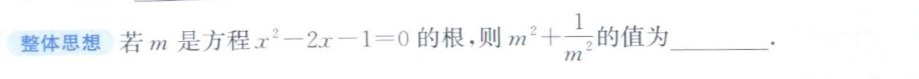
#> input picture data/derived/analysis/coord_evidence/annimg/46006966_10_question_0@page_9_rm2qy8d2.jpg, 919 x 79 px
$ python page_measure.py ../data/derived/analysis/coord_evidence/annimg/46006966_10_question_0@page_9_rm2qy8d2.jpg
#> lines starting #> are read from the running program, lines starting #| are printed output that depends on the picture; after the words box and inside, x2 and y2 are one past the last pixel; in counts of white or black regions, pixels touching at a corner belong together
#!/usr/bin/env python
# -*- coding: utf-8 -*-
"""
tools/page_measure.py — 题目页版面测量（几何行投影为骨架 + OCR 题号贴标签 → 题块框）

为什么不是"OCR 找题号→直接切"（2026-10-27 实测教训）
---------------------------------------------------
p27.jpg 上 OCR 把 Q1 的公式行切成了 5 个碎片（`3` / `的数学表达式是（` / `25`…），
`1.“9/25` 这个题号根本没成为一个 atom；另一处又把页中间的 `9` 误认成题号 9。
所以**不能用 OCR 题号当唯一骨架**。正确做法：

1. 几何：墨迹投影 → 栏 → 行段（rows2 的墨迹比例法），行段带"左缘 x"
2. 语义：OCR 只负责给行贴「题号」标签（能贴上的更可信，贴不上靠结构补）
3. 补漏：把「左缘齐栏（±8px）且不含章节关键词」的行当作题号候选行，
   在已识别锚点之间按序号连续性补号；补不上就标 low_confidence，交人确认

用法
----
    python -I tools/page_measure.py page.jpg [--no-ocr] [--ink-frac 0.01]
输出
----
    data/derived/measure/<stem>.measure.json   行段 + 题块 + 锚点来源
    data/derived/measure/<stem>.contact.json   contact sheet 用的候选框
"""
from __future__ import annotations

import argparse
import json
import re
import sys
from pathlib import Path

import cv2
import numpy as np

if hasattr(sys.stdout, "reconfigure"):
    sys.stdout.reconfigure(encoding="utf-8", errors="replace")

ROOT = Path(__file__).resolve().parents[1]
OUT_DIR = ROOT / "data" / "derived" / "measure"
THRESH = 165
QNUM_RE = re.compile(r"^\s*(\d{1,2})\s*[.．、]")
# 这些行不是题号行（章节/栏目标题、徽标）
SECTION_KW = ("知识点", "基础题", "中档题", "综合题", "易错点", "微专题", "小专题",
              "变式", "章末", "复习", "回顾", "课时", "教材", "考点", "核心素养",
              "专题", "答案", "解析")


def ink_mask(gray: np.ndarray, thresh: int = THRESH) -> np.ndarray:
    return gray < thresh


def column_windows(mask: np.ndarray, min_gap: int = 8) -> list[tuple[int, int]]:
    H, W = mask.shape
    col_ink = mask.sum(axis=0)
    blank = col_ink <= max(2, int(0.005 * H))
    runs, start = [], None
    for i, v in enumerate(blank):
        if v and start is None:
            start = i
        elif not v and start is not None:
            if i - start >= min_gap:
                runs.append((start, i))
            start = None
    if start is not None and len(blank) - start >= min_gap:
        runs.append((start, len(blank)))
    panels, cur = [], 0
    for s, e in runs:
        if s - cur > 40:
            panels.append((cur, s))
        cur = e
    if W - cur > 40:
        panels.append((cur, W))
    return panels


def row_segments(mask: np.ndarray, x1: int, x2: int, y1: int, y2: int,
                 ink_frac: float = 0.01, min_gap: int = 4) -> list[dict]:
    """行段 + 左缘 x（左缘 = 行内第一列有墨的 x）。"""
    sub = mask[y1:y2, x1:x2]
    frac = sub.sum(axis=1) / max(1, x2 - x1)
    flags = frac >= ink_frac
    runs, start = [], None
    for i, v in enumerate(flags):
        if v and start is None:
            start = i
        elif not v and start is not None:
            runs.append([start, i])
            start = None
    if start is not None:
        runs.append([start, len(flags)])
    merged: list[list[int]] = []
    for s, e in runs:
        if merged and s - merged[-1][1] < min_gap:
            merged[-1][1] = e
        else:
            merged.append([s, e])
    out = []
    for s, e in merged:
        band = sub[s:e, :]
        cols = np.where(band.any(axis=0))[0]
        left = int(cols[0]) + x1 if len(cols) else x1
        right = int(cols[-1]) + x1 if len(cols) else x2
        out.append({"y1": s + y1, "y2": e + y1, "left": left, "right": right})
    return out


def ocr_atoms(img_path: Path) -> list[dict]:
    from rapidocr_onnxruntime import RapidOCR
    res, _ = RapidOCR()(str(img_path))
    out = []
    for item in res or []:
        box, text, score = item[0], item[1], float(item[2]) if len(item) > 2 else 0.0
        xs = [p[0] for p in box]
        ys = [p[1] for p in box]
        out.append({"text": str(text), "score": score,
                    "x1": int(min(xs)), "y1": int(min(ys)),
                    "x2": int(max(xs)), "y2": int(max(ys))})
    return out


# [103 lines left out: function build_questions, not called in this run]


def main() -> int:
    ap = argparse.ArgumentParser()
    ap.add_argument("image")
    ap.add_argument("--no-ocr", action="store_true")
    ap.add_argument("--ink-frac", type=float, default=0.01)
    args = ap.parse_args()

    img_path = Path(args.image)
    bgr = cv2.imread(str(img_path))
#> bgr is the input picture: shape (79, 919, 3); mean B, G, R 250.6, 249.6, 248.6
    if bgr is None:
        raise SystemExit(f"读不到图片: {img_path}")
    H, W = bgr.shape[:2]
#> H = 79; W = 919
    mask = ink_mask(cv2.cvtColor(bgr, cv2.COLOR_BGR2GRAY))
#> in ink_mask, `return gray < thresh`:
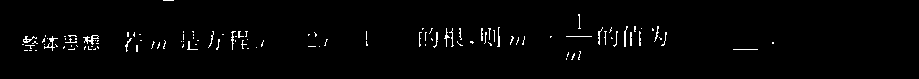
#> returned value: shape (79, 919) bool; 1.8% white in thin lines or dots, all inside (x1, y1, x2, y2) = (22, 0, 774, 60)

    panels = column_windows(mask)
#> in column_windows, `col_ink = mask.sum(axis=0)`: col_ink = 919 values, max 22 at index 579, min 0 at index 0, mean 1.39
#> the loop in column_windows, `for i, v in enumerate(blank):` made 919 passes
#> v on passes 1 to 12: True, True, True, True, True, True, True, True, True, True, True, True
#> after the loop in column_windows, `for i, v in enumerate(blank):`: runs = [(0, 23), (99, 126), (138, 152), (166, 183), (194, 210), (220, 231), (248, 261), (263, 308), (316, 325), (327, 366), (367, 419), (462, 472), (473, 481), (500, 510), (525, 566), (581, 598), (641, 652)]; start = 667
#> the loop in column_windows, `for s, e in runs:` made 18 passes
#> (s, e, cur) on passes 1 to 12: (0, 23, 23), (99, 126, 126), (138, 152, 152), (166, 183, 183), (194, 210, 210), (220, 231, 231), (248, 261, 261), (263, 308, 308), (316, 325, 325), (327, 366, 366), (367, 419, 419), (462, 472, 472)
#> after the loop in column_windows, `for s, e in runs:`: panels = [(23, 99), (419, 462), (598, 641)]
#> panels = [(23, 99), (419, 462), (598, 641)]
    print(f"[版面] {img_path.name} {W}x{H}  栏: {panels}")
#| [版面] 46006966_10_question_0@page_9_rm2qy8d2.jpg 919x79  栏: [(23, 99), (419, 462), (598, 641)]
    rows_by_panel = [row_segments(mask, x1, x2, 0, H, args.ink_frac) for x1, x2 in panels]
#> in row_segments, `sub = mask[y1:y2, x1:x2]`:
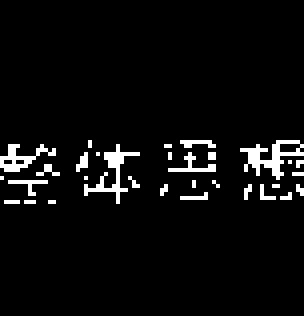
#> sub: shape (79, 76) bool (shown 4 times larger); 4.7% white in thin lines or dots, all inside (x1, y1, x2, y2) = (0, 35, 76, 51)
#> in row_segments, `frac = sub.sum(axis=1) / max(1, x2 - x1)`: frac = 79 values, max 0.408 at index 38, min 0 at index 0, mean 0.0473
#> the loop in row_segments, `for i, v in enumerate(flags):` made 79 passes
#> (v, start) on pass 36: (True, 35)
#> after the loop in row_segments, `for i, v in enumerate(flags):`: runs = [[35, 51]]
#> the loop in row_segments, `for s, e in runs:` made 1 pass
#> the loop in row_segments, `for s, e in merged:` made 1 pass
#> (s, e, left, right) on pass 1: (35, 51, 23, 98)
#> after the loop in row_segments, `for s, e in merged:`: out = 1 item
#> call 2 of row_segments, with x1 = 419, x2 = 462, y1 = 0, y2 = 79, ink_frac = 0.01, min_gap = 4
#> in row_segments (call 2), `sub = mask[y1:y2, x1:x2]`:
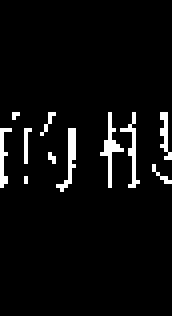
#> sub: shape (79, 43) bool (shown 4 times larger); 4.6% white in thin lines or dots, all inside (x1, y1, x2, y2) = (0, 28, 43, 48)
#> in row_segments (call 2), `frac = sub.sum(axis=1) / max(1, x2 - x1)`: frac = 79 values, max 0.372 at index 32, min 0 at index 0, mean 0.0459
#> the loop in row_segments (call 2), `for i, v in enumerate(flags):` made 79 passes
#> (v, start) on pass 29: (True, 28)
#> after the loop in row_segments (call 2), `for i, v in enumerate(flags):`: runs = [[28, 48]]
#> the loop in row_segments (call 2), `for s, e in runs:` made 1 pass
#> the loop in row_segments (call 2), `for s, e in merged:` made 1 pass
#> (s, e, left, right) on pass 1: (28, 48, 419, 461)
#> pass 1, in row_segments (call 2), `band = sub[s:e, :]`:
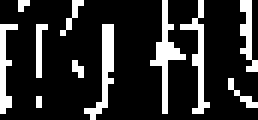
#> band: shape (20, 43) bool (shown 6 times larger); 18.1% white in thin lines or dots
#> call 3 of row_segments, with x1 = 598, x2 = 641, y1 = 0, y2 = 79, ink_frac = 0.01, min_gap = 4
#> in row_segments (call 3), `sub = mask[y1:y2, x1:x2]`:
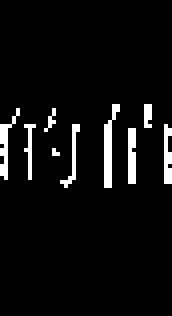
#> sub: shape (79, 43) bool (shown 4 times larger); 5.2% white in thin lines or dots, all inside (x1, y1, x2, y2) = (0, 26, 43, 47)
#> in row_segments (call 3), `frac = sub.sum(axis=1) / max(1, x2 - x1)`: frac = 79 values, max 0.326 at index 31, min 0 at index 0, mean 0.0524
#> the loop in row_segments (call 3), `for i, v in enumerate(flags):` made 79 passes
#> (v, start) on pass 27: (True, 26)
#> after the loop in row_segments (call 3), `for i, v in enumerate(flags):`: runs = [[26, 47]]
#> the loop in row_segments (call 3), `for s, e in runs:` made 1 pass
#> the loop in row_segments (call 3), `for s, e in merged:` made 1 pass
#> (s, e, left, right) on pass 1: (26, 47, 598, 640)
#> pass 1, in row_segments (call 3), `band = sub[s:e, :]`:
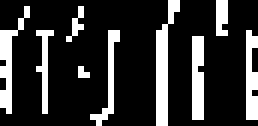
#> band: shape (21, 43) bool (shown 6 times larger); 19.7% white in thin lines or dots
#> rows_by_panel = 3 items
    for i, rows in enumerate(rows_by_panel):
        print(f"[行] panel{i} 共 {len(rows)} 行段")
#> this loop made 3 passes
#| [行] panel0 共 1 行段
#| [行] panel1 共 1 行段
#| [行] panel2 共 1 行段

    atoms, questions, debug = [], [], []
    if not args.no_ocr:
        print("[OCR] 识别中…")
        atoms = ocr_atoms(img_path)
        print(f"[OCR] {len(atoms)} atom")
        questions, debug = build_questions(panels, rows_by_panel, atoms, H)

    result = {"image": str(img_path), "w": W, "h": H, "panels": panels,
              "rows": rows_by_panel, "questions": questions,
              "anchor_debug": debug, "n_atoms": len(atoms)}
    OUT_DIR.mkdir(parents=True, exist_ok=True)
    out_json = OUT_DIR / f"{img_path.stem}.measure.json"
    out_json.write_text(json.dumps(result, ensure_ascii=False, indent=1), encoding="utf-8")

    hi = [q for q in questions if q["confidence"] == "high"]
    print(f"[题块] 共 {len(questions)} 个（高置信 {len(hi)}，待确认 {len(questions) - len(hi)}）")
    for q in questions:
        flag = "" if q["confidence"] == "high" else "  ← 待确认"
        print(f"   Q{q['num']:>2} panel{q['panel']} y[{q['bbox'][1]},{q['bbox'][3]}]"
              f" src={q['anchor_source']}{flag}")
    for d in debug:
        print(f"   [debug] {d}")

    boxes = [{"bbox": q["bbox"], "role": "question", "id": f"Q{q['num']}"} for q in questions]
    if boxes:
        cs = OUT_DIR / f"{img_path.stem}.contact.json"
        cs.write_text(json.dumps(boxes, ensure_ascii=False, indent=1), encoding="utf-8")
        print(f"[contact] {cs}")
    return 0


if __name__ == "__main__":
    sys.exit(main())
#> (the call stopped at in ocr_atoms, `res, _ = RapidOCR()(str(img_path))`: rapidocr_onnxruntime is not available in this run)
